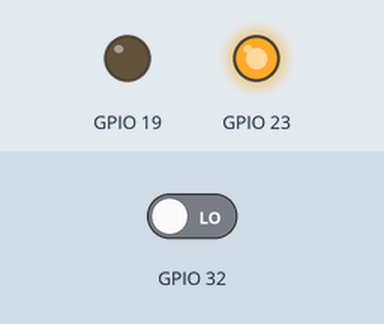
Simulated run of this sketch. Board: ESP32. On the bench: output pins drawn as LEDs (lit = HIGH). Inputs (shaded band) come from the test bench; at power-on: GPIO 32 LOW.

Above: at 1.2 s.
1.3 s: GPIO 32 driven HIGH
At 2.3 s:
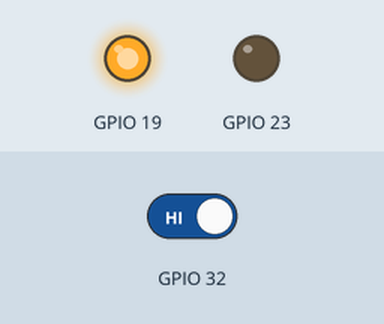
2.8 s: GPIO 32 driven LOW
At 3.4 s:
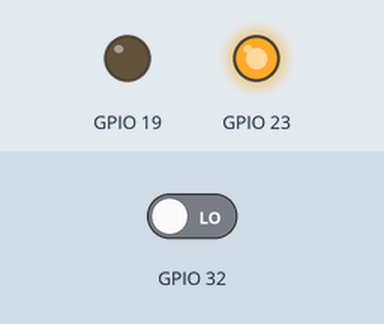
Timing chart, 0 to 5.8 s (numbered marks = the images above; inputs shaded):
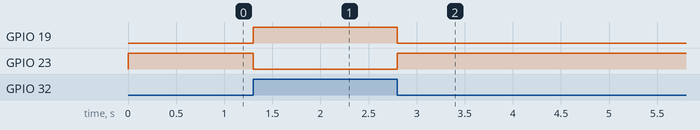

Measured:
- after the input at 1.3 s, GPIO 19: LOW → HIGH at once; GPIO 23: HIGH → LOW at once
- after the input at 2.8 s, GPIO 19: HIGH → LOW at once; GPIO 23: LOW → HIGH at once

The sketch:

test_bt_touch.ino
```cpp
void setup() {
  Serial.begin(9600);
  pinMode(32, INPUT);
  pinMode(19, OUTPUT);
  pinMode(23, OUTPUT);
}

void loop() {
  int bt = digitalRead(32);
  if (bt) {
    digitalWrite(19, HIGH);
    digitalWrite(23, LOW);
  } else {
    digitalWrite(19, LOW);
    digitalWrite(23, HIGH);
  }

}
```
